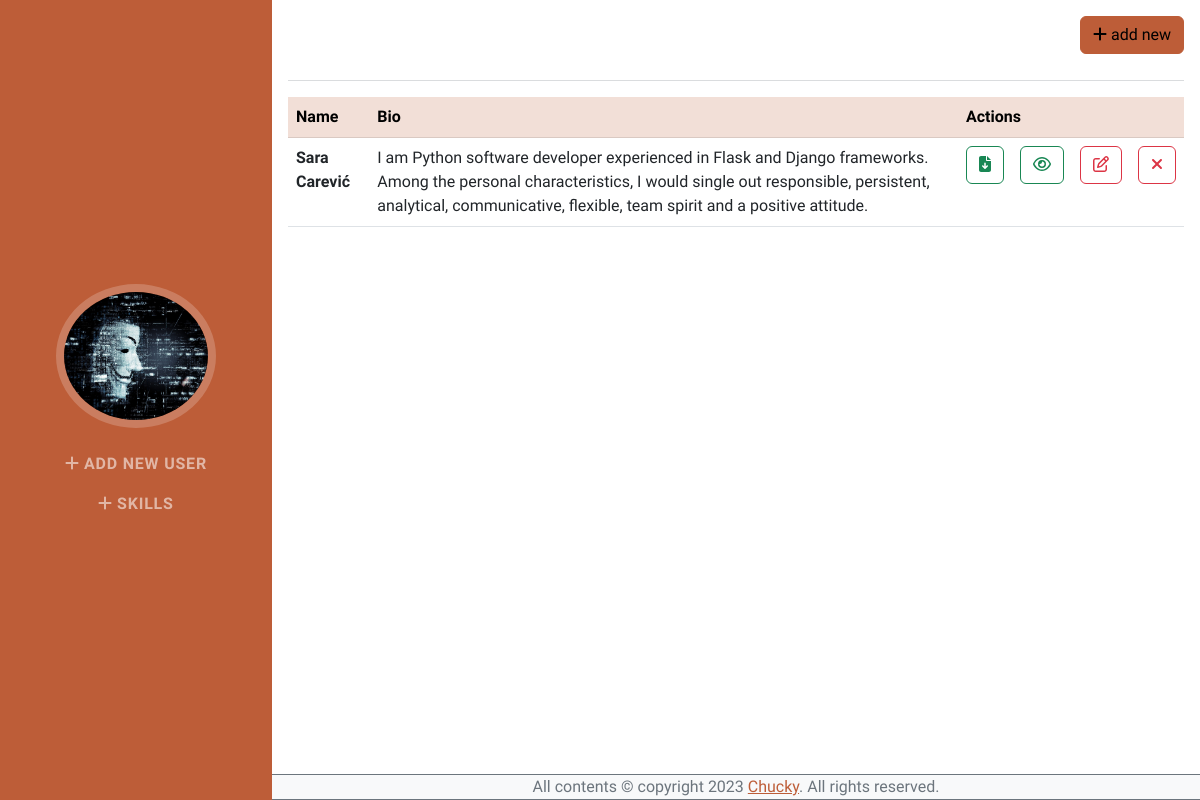
Before: / with the older database file.
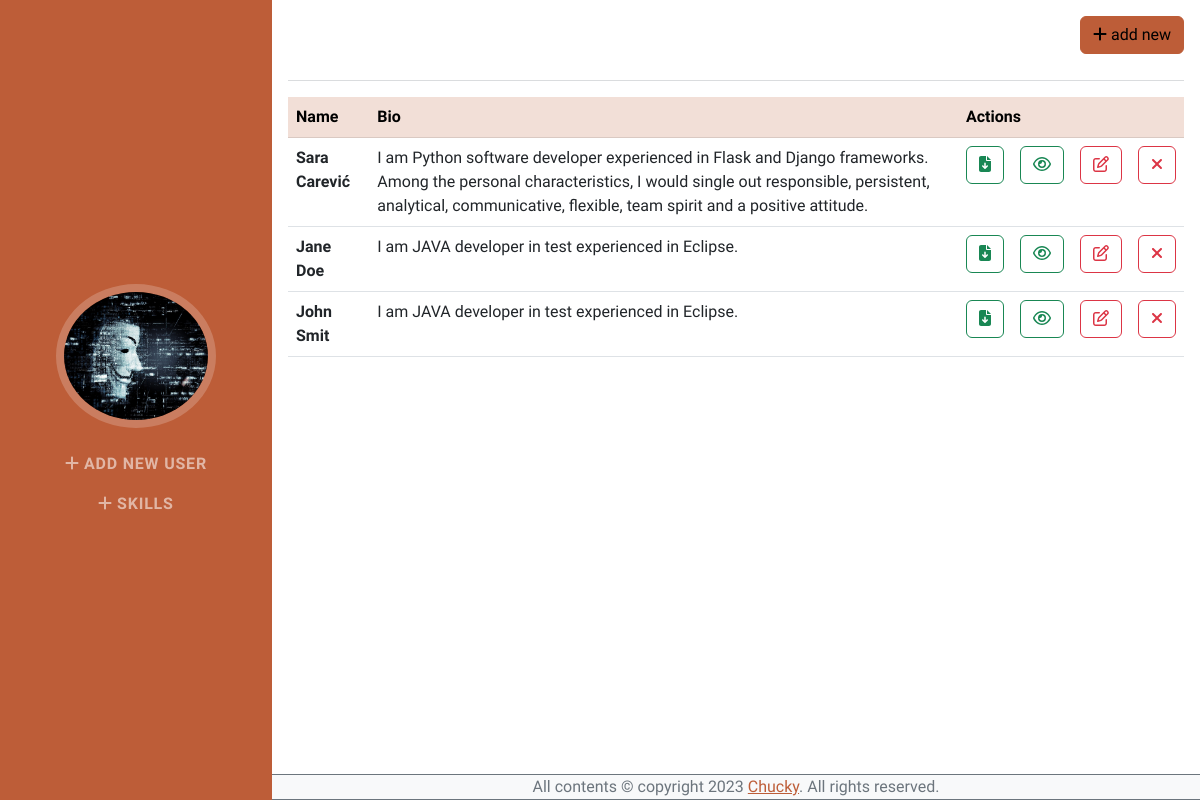
After: the same page with the newer database file.
### app.py (models this page shows, shortened)
class User(db.Model):
    __tablename__ = 'User'
    id = db.Column(db.Integer, primary_key=True)
    firstname = db.Column(db.String(256), nullable=False)
    lastname = db.Column(db.String(256), nullable=False)
    street = db.Column(db.String(256), nullable=False)
    city = db.Column(db.String(256), nullable=False)
    postcode = db.Column(db.String(256), nullable=False)
    phone = db.Column(db.String(256), nullable=False)
    email = db.Column(db.String(256), unique=True, nullable=False)
    bio = db.Column(db.Text)
    li = db.Column(db.String(256), unique=True, nullable=False)
    gh = db.Column(db.String(256), unique=True, nullable=False)
    education = db.relationship('UserEducation', backref='User', lazy=True)
    experience = db.relationship('UserExperience', backref='User', lazy=True)
    created_at = db.Column(db.DateTime(timezone=True), server_default=func.now())

### app_views.py (the view)
@app_views.route('/', methods=['GET'])
def index():
    try:
        from app import User
        context = {
            'type': 'index',
            'users': User.query.all()
        }
        return render_template('index.html', context=context)
    except Exception as e:
        abort(500)

### app_views.py (called while the page is built)
@app_views.context_processor
def inject_now():
    return {'current_year': datetime.utcnow().year}

### templates/index.html
{% extends 'components/layouts/base.html' %}
{% block content %}
    {% with type=context.type %}
        {% include "components/navigation.html" %}
    {% endwith %}
    <div class="container-fluid p-3 mb-2">
        <button
            class="btn btn-primary"
            style="float: right;"
            type="button"
        >
            <a class="nav-link" href="{{ url_for('app_views.user_create') }}">
                <i class="fa-solid fa-plus"></i> add new
            </a>
        </button>
        </br></br><hr>
        <table class="table table-responsive">
            <thead class="table-primary">
                <tr>
                    <th scope="col">Name</th>
                    <th scope="col">Bio</th>
                    <th scope="col" colspan="4">Actions</th>
                </tr>
            </thead>
            <tbody>
                {% for user in context.users %}
                    <tr>
                        <th scope="row">{{user.firstname}} {{user.lastname}}</th>
                        <td>{{user.bio}}</td>
                        <td>
                            <button type="button" class="btn btn-outline-success">
                                <i class="fa-solid fa-file-arrow-down"></i>
                            </button>
                        </td>
                        <td>
                            <button type="button" class="btn btn-outline-success">
                                <a class="nav-link" href="{{ url_for('app_views.user_details', id = user.id) }}">
                                    <i class="fa-regular fa-eye"></i>
                                </a>
                            </button>
                        </td>
                        <td>
                            <button type="button" class="btn btn-outline-danger">
                                <a class="nav-link" href="{{ url_for('app_views.user_edit', id = user.id) }}">
                                    <i class="fa-regular fa-pen-to-square"></i>
                                </a>
                            </button>
                        </td>
                        <td>
                            <form method="POST" action="{{ url_for('app_views.user_remove', id=user.id) }}">
                                <button
                                    type="submit"
                                    class="btn btn-outline-danger"
                                    onclick="return confirm('Are you sure you want to delete {{user.firstname}} {{user.lastname}}?')"
                                >
                                    <i class="fa-solid fa-xmark"></i>
                                </button>
                            </form>
                        </td>
                    </tr>
                {% endfor %}
            </tbody>
        </table>
    </div>
{% endblock %}

### templates/components/layouts/base.html (shortened to what this page needs)
<!DOCTYPE html>
<html lang="en">
    <head>
        {% include "components/layouts/top-scripts.html" %}
    </head>
    <body id="page-top" class="d-flex flex-column min-vh-100">
        {% block content %} {% endblock %}
        {% include "components/layouts/footer.html" %}
    </body>
</html>

### templates/components/layouts/top-scripts.html (shortened to what this page needs)
{% block content %}
    <link href="{{ url_for('static', filename='assets/css/styles.css') }}" rel="stylesheet" />
{% endblock %}

### templates/components/navigation.html (shortened to what this page needs)
{% block content %}
    <nav class="navbar navbar-expand-lg navbar-dark bg-primary fixed-top" id="sideNav">
        <a class="navbar-brand js-scroll-trigger" href="#page-top">
            <span class="d-none d-lg-block">
                <img
                    class="img-fluid img-profile rounded-circle mx-auto mb-2"
                    src="{{ url_for('static', filename='assets/img/profile.jpg') }}"
                    alt=""
                />
            </span>
        </a>
        <div class="collapse navbar-collapse" id="navbarResponsive">
            <ul class="navbar-nav">
                {% if type == 'index' %}
                    <li class="nav-item"><a class="nav-link js-scroll-trigger" href="{{ url_for('app_views.user_create') }}">
                        <i class="fa-solid fa-plus"></i> add new user</a>
                    </li>
                    <li class="nav-item"><a class="nav-link js-scroll-trigger" href="{{ url_for('app_views.skill_create', type='skill') }}">
                        <i class="fa-solid fa-plus"></i> skills</a>
                    </li>
                {% endif %}
            </ul>
        </div>
    </nav>
{% endblock %}

### templates/components/layouts/footer.html
{% block content %}
    <footer class="page-footer bg-light border-top border-bottom border-secondary mt-auto">
        <div class="col-lg-12 copyright-links" align="center">
            All contents © copyright {{ current_year }}
            <a href="https://github.com/ChuckySC" target="_blank">Chucky</a>. All rights reserved.
        </div>
    </footer>
{% endblock content %}

Changed rows visible on the page:
added User: firstname "Jane", lastname "Doe", bio "I am JAVA developer in test experienced in Eclipse."
added User: firstname "John", lastname "Smit", bio "I am JAVA developer in test experienced in Eclipse."
